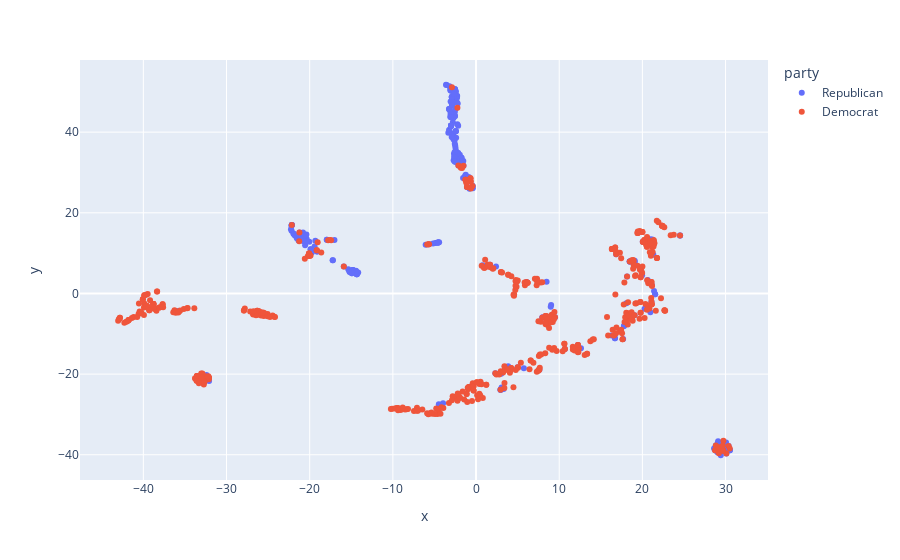

The code cell stored with this chart in its notebook:
### Code cell
px.scatter(df, x="x", y="y", color="party", hover_data=["username", "keywords"])
